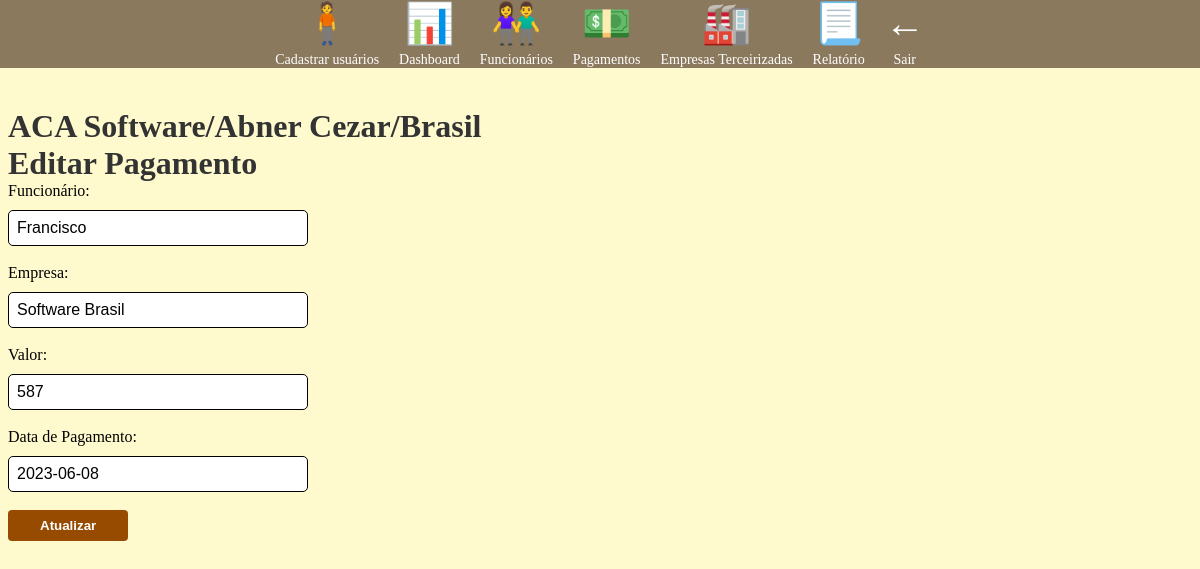
The page /editar/12 on the database its author committed.
### tables this page shows
CREATE TABLE "funcionarios" (id INTEGER PRIMARY KEY AUTOINCREMENT, nome TEXT, cpf TEXT, contato TEXT, id_empresa);

CREATE TABLE empresas_terc ( id INTEGER PRIMARY KEY AUTOINCREMENT, endereco VARCHAR(100) NOT NULL, bairro VARCHAR(100) NOT NULL, cidade VARCHAR(100) NOT NULL, estado VARCHAR(100) NOT NULL, pais VARCHAR(100) NOT NULL, cnpj VARCHAR(50), razao_social VARCHAR(50), nome_fantasia VARCHAR(50));

CREATE TABLE "pagamentos" (id INTEGER PRIMARY KEY AUTOINCREMENT, nome_func VARCHAR(100) NOT NULL, tipo VARCHAR(10) NOT NULL, valor DECIMAL(12, 2) NOT NULL, data_pagamento TEXT, id_funcionario INTEGER, id_empresa INTEGER, FOREIGN KEY (id_funcionario) REFERENCES funcionarios(id), FOREIGN KEY (id_empresa) REFERENCES empresas(id));

### app.py (the view, shortened to what this page needs)
@app.route('/editar/<string:id>', methods=['GET', 'POST'])
def form_pagamento(id):
    if request.method == 'GET':
        conn = sqlite3.connect('project.db')
        cursor = conn.cursor()
        print(id)
        cursor.execute("""
            SELECT p.id, f.nome, e.nome_fantasia, p.valor, p.data_pagamento
            FROM pagamentos p
            INNER JOIN funcionarios f ON p.nome_func = f.nome
            INNER JOIN empresas_terc e ON f.id_empresa = e.id
            WHERE p.id = ?;
            """, (id,))
        pagamento = cursor.fetchone()
        cursor.close()
        conn.close()
        if pagamento:
            return render_template('editar.html', id=id, pagamento=pagamento)
        else:
            return "Pagamento não encontrado."

### templates/editar.html
{% extends "base.html" %}
{% block content %}
  <h1>Editar Pagamento</h1>
  <form action="/editar/{{ id }}" method="POST">
    <label for="funcionario" style="display: block; margin-bottom: 10px;">Funcionário:</label>
    <input type="text" id="funcionario" name="funcionario" value="{{ pagamento[1] }}" readonly class="form-control input-medio"><br><br>
    <label for="empresa" style="display: block; margin-bottom: 10px;">Empresa:</label>
    <input type="text" id="empresa" name="empresa" value="{{ pagamento[2] }}" readonly class="form-control input-medio"><br><br>
    <label for="valor" style="display: block; margin-bottom: 10px;">Valor:</label>
    <input type="text" id="valor" name="valor" value="{{ pagamento[3] }}" readonly class="form-control input-medio"><br><br>
    <label for="data" style="display: block; margin-bottom: 10px;">Data de Pagamento:</label>
    <input type="text" id="data" name="data" value="{{ pagamento[4] }}" readonly class="form-control input-medio"><br><br>
    <input type="submit" value="Atualizar" class="primary">
  </form>
{% endblock %}

### static/styles.css (style rules this page uses)
body { background-color: #FFFACD; }
h1 { margin: 0; }
.primary { background-color: #964B00; color: #fff; border: none; padding: 8px 32px; border-radius: 4px; font-weight: bold; display: inline-block; margin-right: 10px; }
h1 { font-size: 32px; font-weight: bold; color: #333; margin-top: 0; }
.form-control { border: 1px solid black; border-radius: 5px; padding: 8px; font-size: 16px; width: 100%; box-sizing: border-box; }
.input-medio { width: 300px; }

### rows shown on the page
funcionarios: funcionario "Francisco"
empresas_terc: empresa "Software Brasil"
pagamentos: valor "587", data "2023-06-08"
